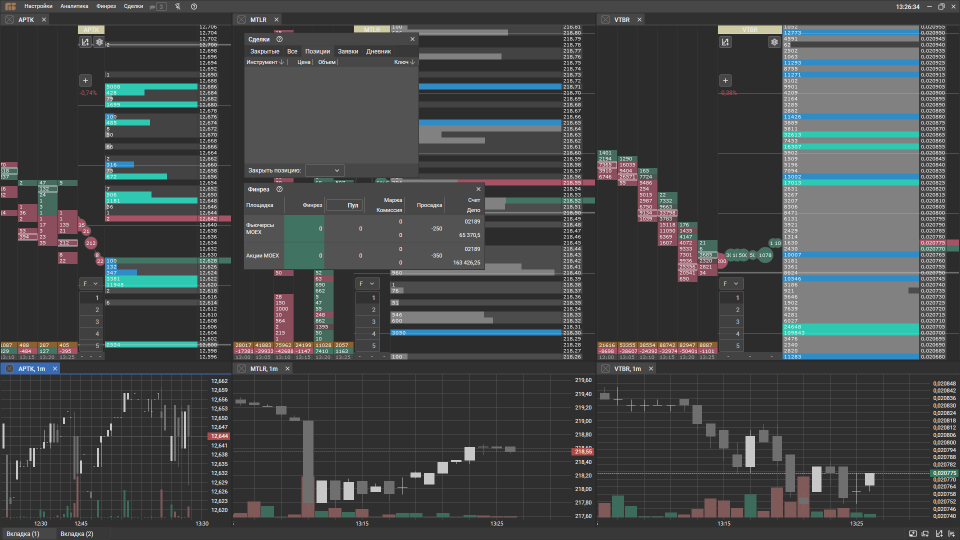
#> input picture test_opencv/Screen.png, 1920 x 1080 px (shown at 1/2 size)
$ python -i general_v2.py   (imports and definitions only)
#> lines starting #> are read from the running program, lines starting #| are printed output that depends on the picture
import cv2
import numpy as np
import numpy.typing as npt
import pytesseract as tsrct
from utils.config import ColorsBtnBGR

def get_candle_mask(image:npt.ArrayLike) -> npt.ArrayLike:
    mask1 = cv2.inRange(image,ColorsBtnBGR.candle_color_1,ColorsBtnBGR.candle_color_1)
    mask2 = cv2.inRange(image,ColorsBtnBGR.candle_color_2,ColorsBtnBGR.candle_color_2)
    mask = cv2.add(mask1,mask2)
    kernel = np.ones((2, 1), np.uint8)
    mask = cv2.erode(mask,kernel)
    return mask

# [5 lines left out: function get_volume_mask, not called in this run]

def get_cords_on_mask(mask:npt.ArrayLike) -> npt.NDArray:
    cords = np.argwhere(mask == 255)
    return cords

# [54 lines left out: functions get_statistic_volume, get_corners, get_divide_chart, get_xy, get_cur_price, not called in this run]

>>> import cv2
>>> picture = cv2.imread('../../../test_opencv/Screen.png', cv2.IMREAD_GRAYSCALE)
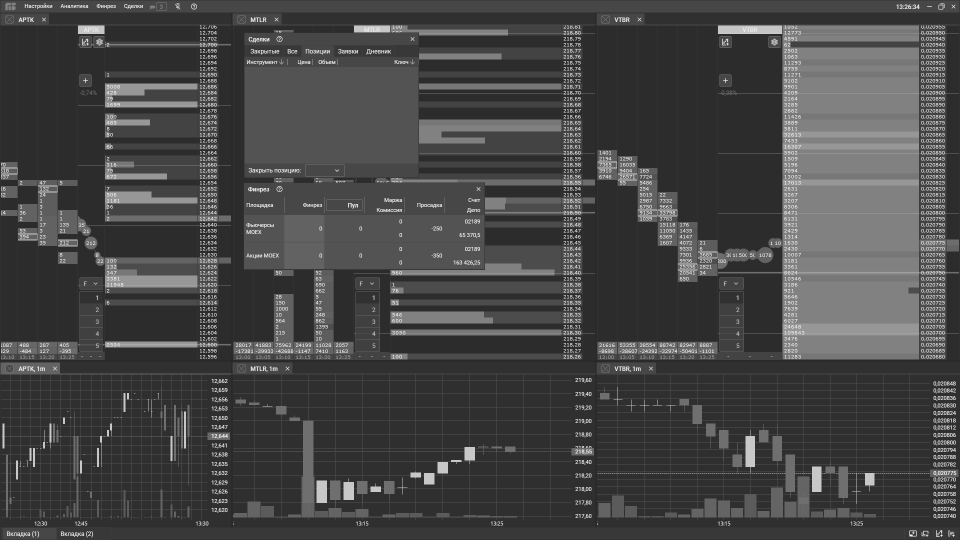
#> picture: shape (1080, 1920) (shown at 1/2 size); min 36, max 240, mean 70.1
#> (the run stopped early here; a loop or call above may not have finished)
